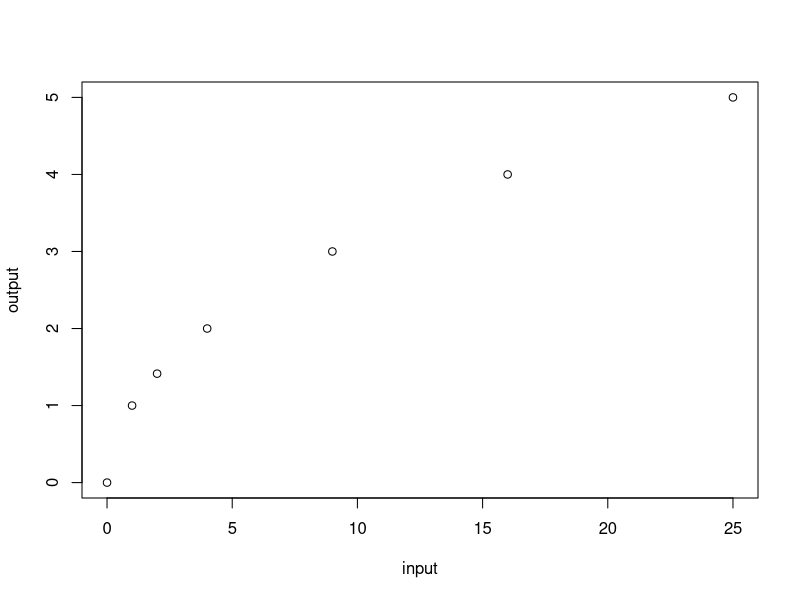
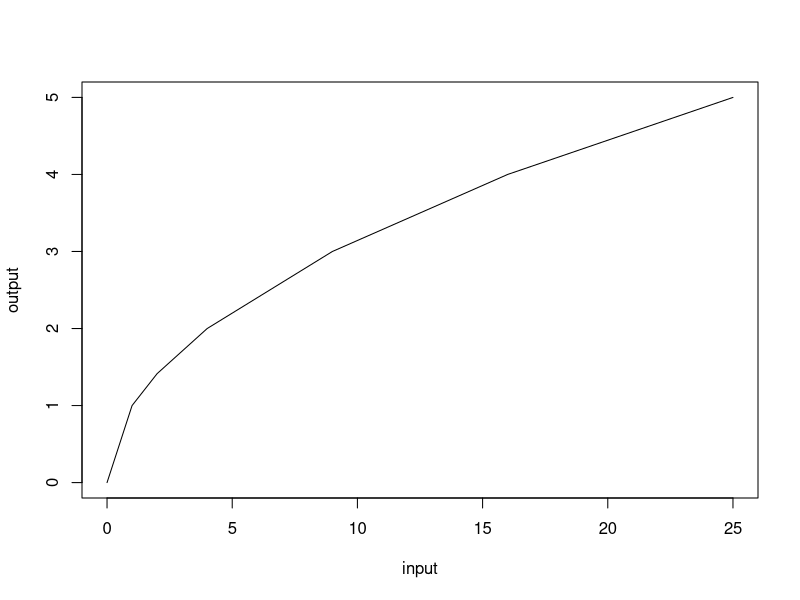
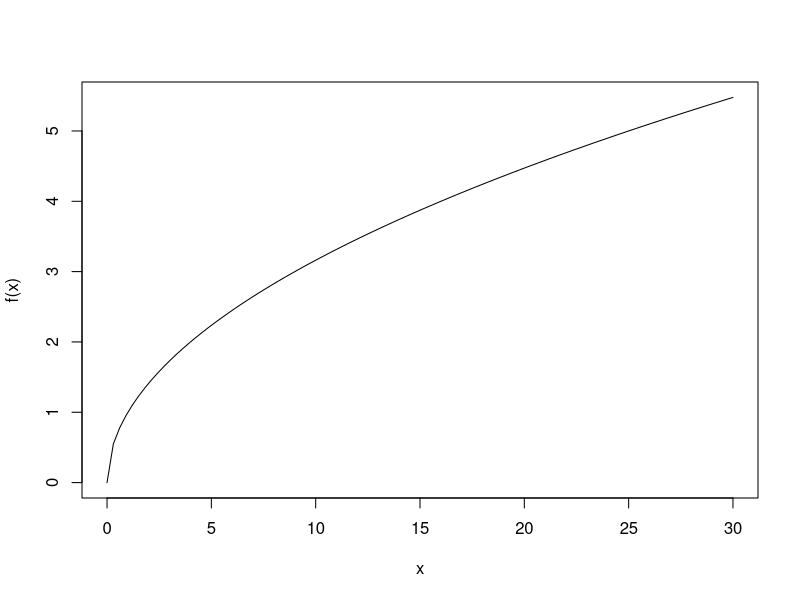
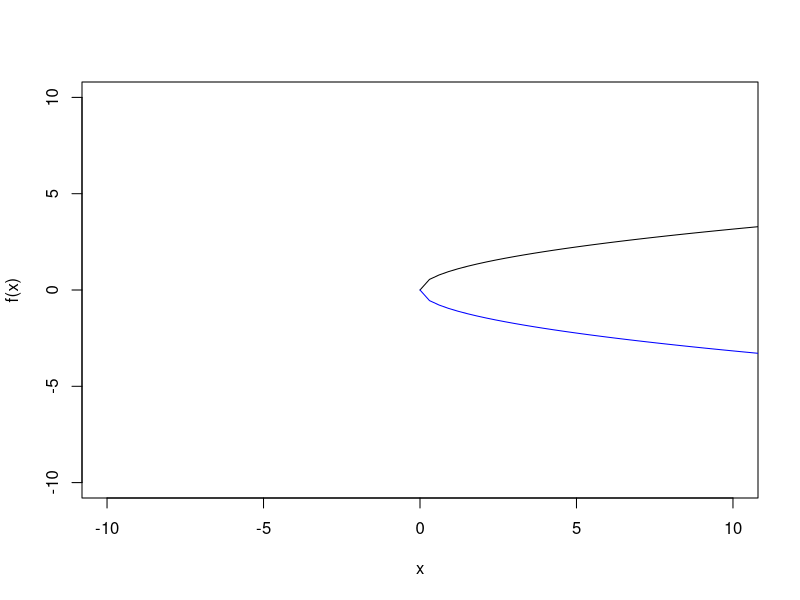
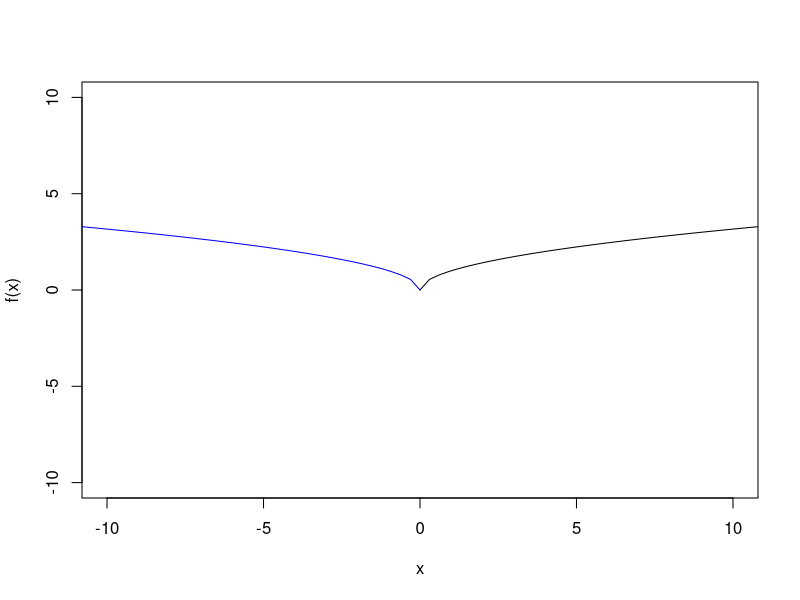
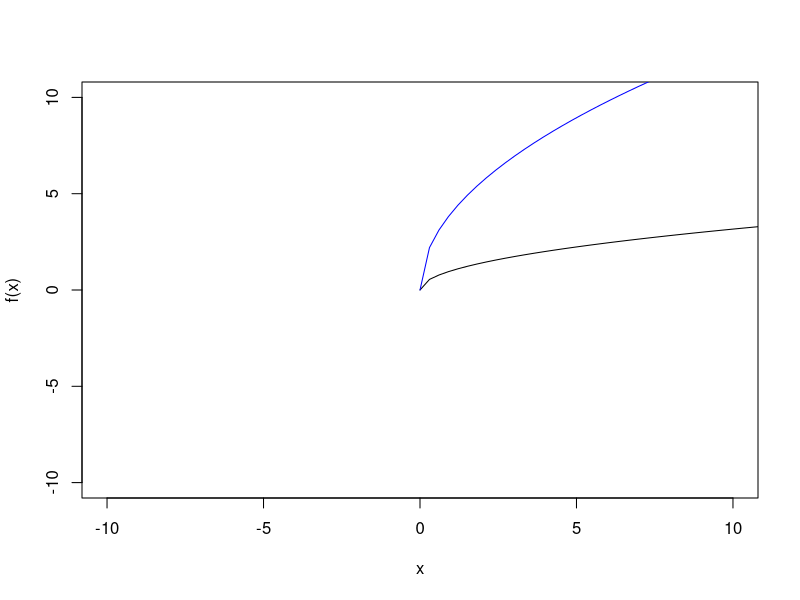
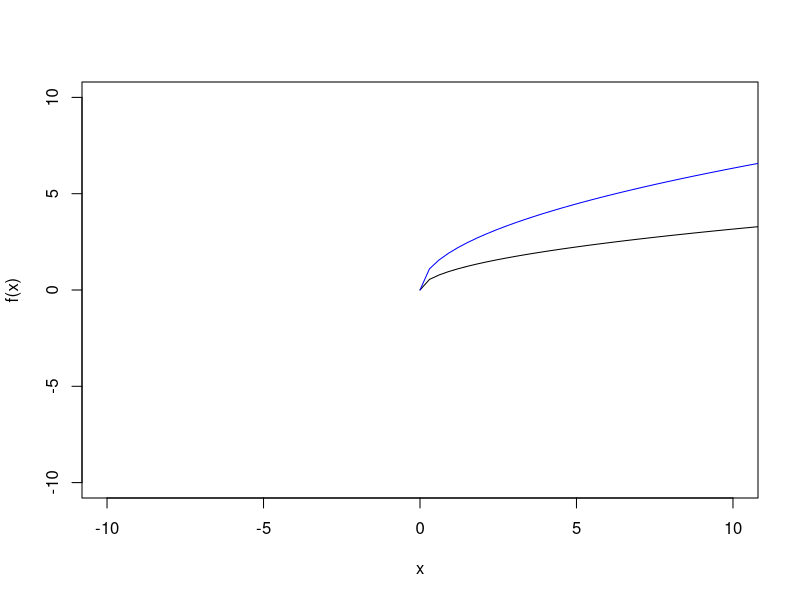

The R source for these figures, in order:
#this is a comment
#This is how you clear your environment.
rm(list=ls())

#Graph (a representation of f(x) = sqrt(x))
#What does the computer need to know?
#The set of inputs.
#The set of outputs.
#How the outputs are connected to the inputs.
#Create a set of inputs.
input <- c(4,9,16,25,0,1,2)
#Create the set of corresponding outputs. 
#Using the same order is what will tell the computer how the outputs are connected to the inputs.
#The first input value will be paired up with the first output value.
#(input[1],output[1])
output <- c(2,3,4,5,0,1,sqrt(2))
#Make a graph with points. (This is a scatter plot.)
#type='p' is the command that tells the computer to plot points.
plot(input,output,type='p')

#Connect the points.
#type='l' is the command that tells the computer to plot points.
  #We need the points "in order" because R will connect points with a line in order.
input <- c(0,1,2,4,9,16,25)
output <- c(0,1,sqrt(2),2,3,4,5)
plot(input,output,type='l')

#Define the function f(x) = sqrt(x) in R.
f <- function(x){sqrt(x)}
#Now that the function is defined we can evaluate it. R is a calulator.
f(0)
f(7)

#A more complete graph of f.
#Create a more extensive list set of inputs.
x <- seq(0,30,length=100)
#look at the first few values in x
head(x)
#f(x) as the second argument in the plot command calculates but does not store the values.
#Make a graph with the 100 points and connect them.
plot(x,f(x),type='l')
  #Because we used more points the graph is smoother.


#Let's explore some transformations.
#multiplying by -1 in front flips over x-axis
plot(x,f(x),type='l',xlim=c(-10,10),ylim=c(-10,10))
lines(x,-f(x),col="blue")

#If we multiply by -1 inside before evaluating f, we change the implied domain.
  #Create a list of nonpositive values as inputs for the transformed function.
#multiplying by -1 inside the parent function flips over the y-axis
x.new <- -x
plot(x,f(x),type='l',xlim=c(-10,10),ylim=c(-10,10))
lines(x.new,f(-x.new),col="blue")

#multiplying by a constant in front scales the y-values
plot(x,f(x),type='l',xlim=c(-10,10),ylim=c(-10,10))
lines(x,4*f(x),col="blue")

#multiplying by a constant inside the parent function scales the x-values
plot(x,f(x),type='l',xlim=c(-10,10),ylim=c(-10,10))
lines(x,f(4*x),col="blue")
